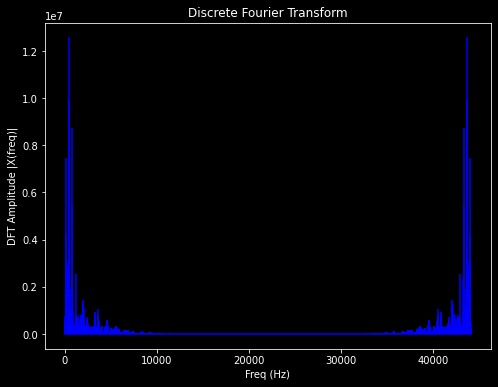

Write the Python code that produced this figure.
import numpy as np

#--------------------------------TASK 1--------------------------------------
from scipy.io import wavfile
# echo sample rate - number of measurements per second
# echo data -> note that the data is a single dimensional array
samplerate, entire_data = wavfile.read('g.wav')  

#--------------------------------TASK 2--------------------------------------
# plot the entire timeseries and a short section (say, .1 sec).
# describe the functional form of the short section: is there a dominant frequency?
import matplotlib.pyplot as plt
plt.style.use("dark_background")

entire_duration = len(entire_data)/samplerate
time = np.arange(0, entire_duration, 1/samplerate) #time vector

shortSection_duration = (len(entire_data)/samplerate)/50
time2 = np.arange(0, shortSection_duration, 1/samplerate) #time vector
shortSection_data = []
for i in range(len(time2)):
    shortSection_data.append(entire_data[i])

fig, ax = plt.subplots(2)
ax[0].plot(time, entire_data, 'g')
ax[0].set_title('Entire timeseries')
ax[1].plot(time2, shortSection_data, 'g')
ax[1].set_title('Short section')
plt.xlabel('Time [s]')
plt.ylabel('Amplitude')
plt.tight_layout()
plt.show()


#-------------------------------TASK 3 - DFT-------------------------------
def DFT(arr, N):
    n = np.arange(N)
    k = n.reshape((N, 1))
    e = np.exp(-2j*np.pi*k*n/N)
    
    X = np.dot(e, arr)
    return X

X = DFT(shortSection_data, len(shortSection_data))
N = len(X)
n = np.arange(N)
T = N/samplerate
freq = n/T 

plt.figure(figsize = (8, 6))
plt.stem(freq, abs(X), 'b', markerfmt=" ", basefmt="-b")
plt.xlabel('Freq (Hz)')
plt.ylabel('DFT Amplitude |X(freq)|')
plt.title('Discrete Fourier Transform')
plt.show()

#--------------------------------TASK 4 - FFT--------------------------------
from scipy.fft import fft
y = fft(shortSection_data)
N = len(y)
n = np.arange(N)
T = N/samplerate
freq = n/T 

plt.figure(figsize = (8, 6))
plt.stem(freq, abs(y), 'r', markerfmt=" ", basefmt="-r")
plt.xlabel('Freq (Hz)')
plt.ylabel('FFT Amplitude |X(freq)|')
plt.title('Fast Fourier Transform')
plt.show()

def psd(arr):
    S = []
    for el in arr:
        S.append(np.dot(el, np.conj(el)))
    return S

S = psd(y)
plt.figure(figsize = (8, 6))
plt.stem(freq, S, 'r', markerfmt=" ", basefmt="-r")
plt.xlabel('Freq (Hz)')
plt.ylabel('Power spectral density')
plt.title('Power Spectrum')
plt.show()

#--------------------------------TASK 5--------------------------------------
# use a timer to time both your version of the DFT and the python FFT
# perform both DFT and FFT and determine the scaling of computing time vs. N 
import time

SampleSize = np.array([10, 100, 1003, 9587])
data = [entire_data[0::22050], entire_data[0::2205], entire_data[0::220], \
        entire_data[0::23]]
DFT_time = []
FFT_time = []
for i in range(4):
    t1_start = time.perf_counter()
    DFT(data[i], SampleSize[i])
    t1_stop = time.perf_counter()
    DFT_time.append(t1_stop-t1_start)

    t2_start = time.perf_counter()
    fft(data[i])
    t2_stop = time.perf_counter()
    FFT_time.append(t2_stop-t2_start)
    
plt.loglog(SampleSize, DFT_time, 'purple', label='DFT')
plt.loglog(SampleSize, FFT_time, 'green', label='FFT')
plt.loglog(SampleSize, SampleSize**(1), color = "grey", label = \
           "Reference k = 1", linestyle = ":")
plt.loglog(SampleSize, SampleSize**(2), color = "grey", label = \
           "Reference k = 2", linestyle = ":")
plt.xlabel("sample size")
plt.ylabel("Computation Time")
plt.title('Scaling')
plt.legend()
plt.show()

#--------------------------------TASK 6--------------------------------------
# FFT the entire timeseries. Now, FFT back to the time domain and verify that 
# the timeseries is recovered.
from scipy.fft import ifft

y = fft(entire_data)
og = ifft(y)
N = len(og)
n = np.arange(N)
T = N/samplerate
freq = n/T 

entire_duration = len(entire_data)/samplerate
time = np.arange(0, entire_duration, 1/samplerate) #time vector

fig, ax = plt.subplots(2)
plt.rcParams["figure.figsize"] = (8, 5)
plt.ylabel('Amplitude')
plt.xlabel('Time')
ax[0].plot(time, entire_data)
ax[0].set_title('Original timeseries')
ax[1].plot(time, og)
ax[1].set_title('Back transformed timeseries')
fig.tight_layout()
plt.show()

# Remove a fraction of your frequency data by
# setting the fraction of lowest-amplitude Fourier modes to zero (as measured 
# by the power spectral density. From the remaining, non-zero amplitudes again 
# back-transform to the time domain and plot the short .1 sec section of the 
# resulting timeseries.
fa = []
for a in range(1, 11):
    fa.append(1-0.5**a)

yy = [] # stores 10 copies of S arrays
for i in range(10):
    frac = fa[i]
    arr = np.array(S)
    idx = np.argsort(arr)[:int(frac*len(arr))]
    print(i, frac, len(idx))
    print(sum(arr))
    for j in idx:
        arr[j] = 0
    yy.append(arr)

bt_yy = [] #stores 10 backtransformed arrays each of size len(S) 
for i in range(10):
    bt_array = ifft(yy[i])
    bt_yy.append(bt_array)

short_section = [[], [], [], [], [], [], [], [], [], []] 
for j in range(10):
    arr = bt_yy[j]
    for i in range(len(time2)): 
        short_section[j].append(arr[i])


for i in range(10):
    plt.rcParams["figure.figsize"] = (8, 5)
    plt.plot(time2, short_section[i])
    plt.xlabel('Time [s]')
    plt.ylabel('Amplitude')
    plt.title('Short section' + ' $f_a =$' + str(fa[i]))
    plt.show()

"""names = ['out1.wav', 'out2.wav', 'out3.wav', 'out4.wav', 'out5.wav', \
         'out6.wav', 'out7.wav', 'out8.wav', 'out9.wav', 'out10.wav']
for i in range(10):
    wavfile.write(names[i], samplerate, bt_yy[i])  """  

#--------------------------------TASK 7-------------------------------------- 
# Use only each 100th sample in your original timeseries to perform 
# the FFT. try to recover f(t) by back-transforming. Plot the .1 sec section of 
# your timeseries to compare the data for the different cases. 
data10 = entire_data[0::10]
fft_data10 = fft(data10)
ifft_data10 = ifft(fft_data10)
time3 = np.arange(0, (len(ifft_data10)/samplerate)/50, 1/samplerate) 

data100 = entire_data[0::100]
fft_data100 = fft(data100)
ifft_data100 = ifft(fft_data100)
time4 = np.arange(0, (len(ifft_data100)/samplerate)/50, 1/samplerate) 

shortSection10 = []
shortSection100 = []
for i in range(len(time3)):
    shortSection10.append(ifft_data10[i])
for i in range(len(time4)):
    shortSection100.append(ifft_data100[i])

fig, ax = plt.subplots(3)
plt.rcParams["figure.figsize"] = (8, 5)
plt.xlabel('Time [s]')
plt.ylabel('Amplitude')
ax[0].plot(time2, shortSection_data)
ax[0].set_title('original short section')
ax[1].plot(time3, shortSection10)
ax[1].set_title('back-transformed short section, N=10')
ax[2].plot(time4, shortSection100)
ax[2].set_title('back-transformed short section, N=100')
fig.tight_layout()
plt.show()
